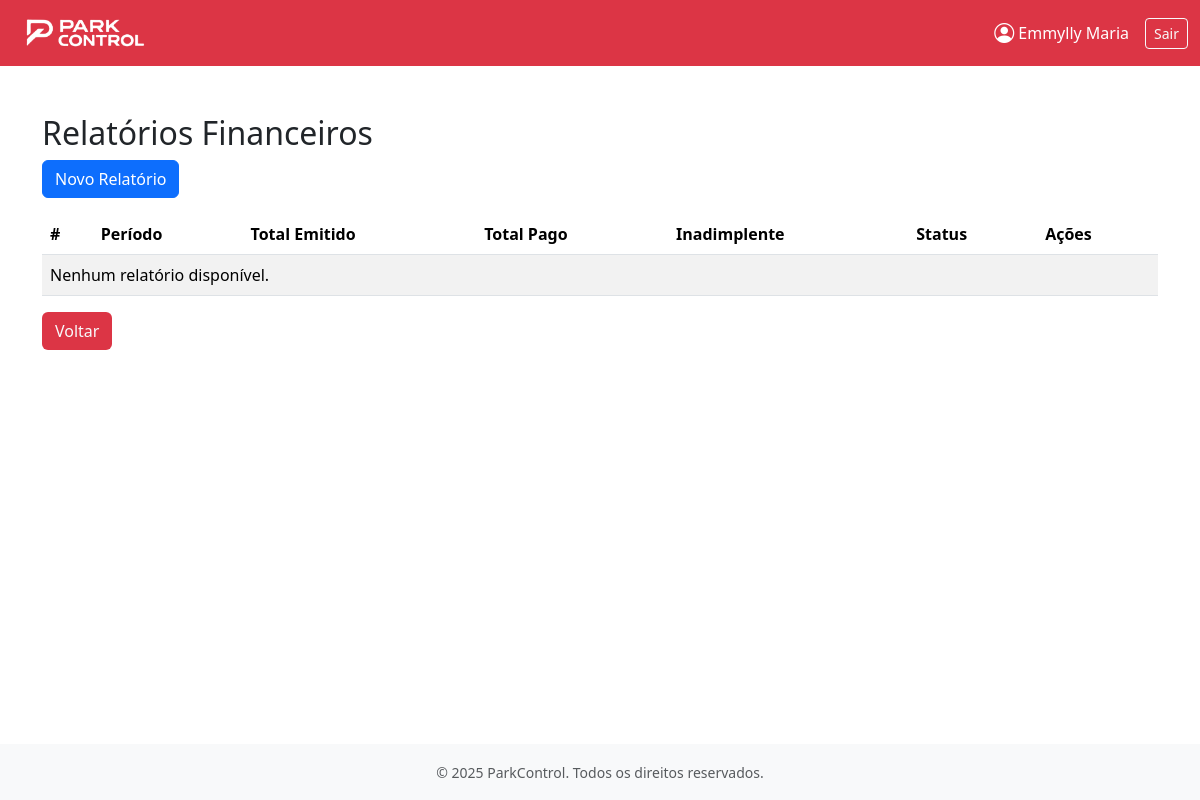
The app's page /relatorios/listar/ (signed in), older data.
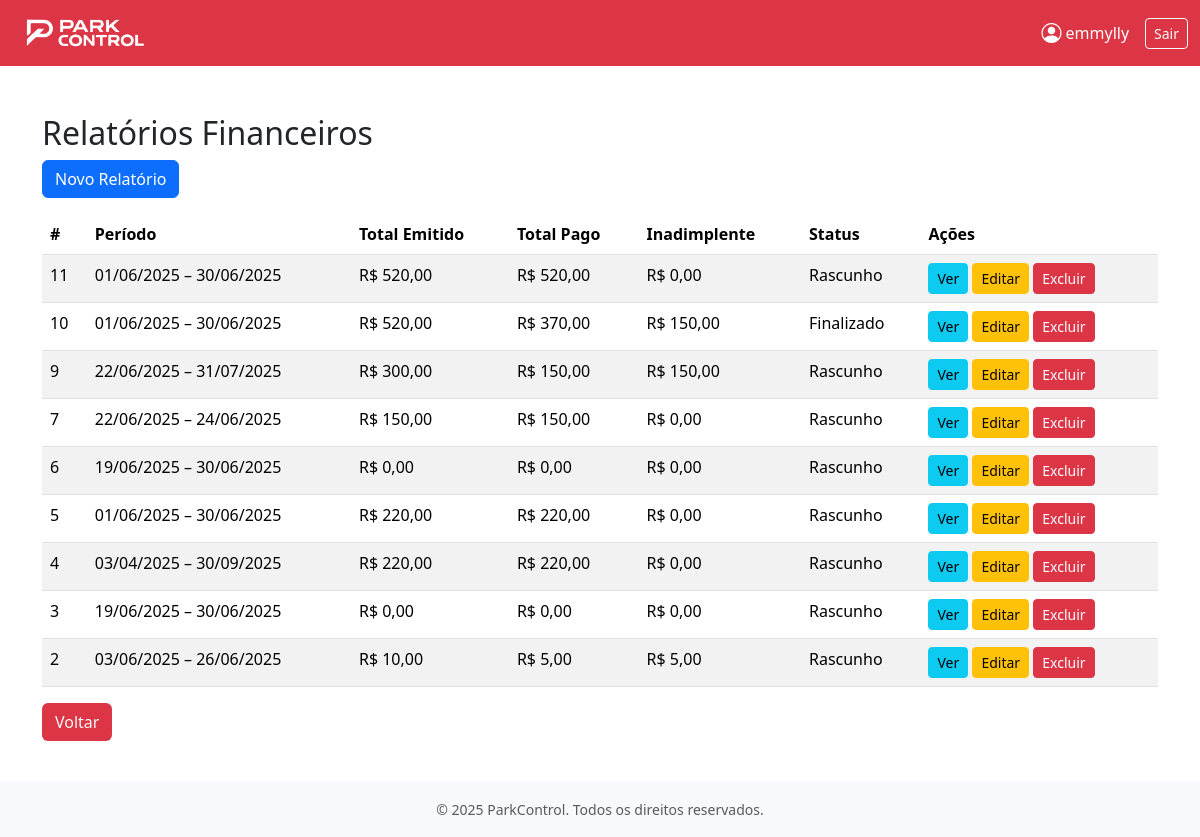
The same page, newer data.
### apps/usuarios/models.py (models this page shows)
class Usuario(AbstractUser):
    perfil_acesso = models.CharField(max_length=20, choices=[
        ('Administrador', 'Administrador'),
        ('Frentista', 'Frentista'),
        ('Contador', 'Contador')
    ])

### apps/relatorios/models.py (models this page shows, shortened)
class RelatorioFinanceiro(models.Model):
    STATUS_CHOICES = [
        ('Rascunho', 'Rascunho'),
        ('Finalizado', 'Finalizado'),
    ]
    nome = models.CharField(max_length=100, verbose_name="Nome do Relatório")
    criado_por = models.ForeignKey(settings.AUTH_USER_MODEL, on_delete=models.PROTECT, related_name="relatorios_criados")
    data_inicio = models.DateField(verbose_name="Data Inicial")
    data_fim = models.DateField(verbose_name="Data Final")
    data_criacao = models.DateTimeField(auto_now_add=True)
    editado_em = models.DateTimeField(auto_now=True)
    status = models.CharField(max_length=10, choices=STATUS_CHOICES, default="Rascunho")
    total_emitido = models.DecimalField(max_digits=10, decimal_places=2, default=0.00)
    total_pago = models.DecimalField(max_digits=10, decimal_places=2, default=0.00)
    total_inadimplente = models.DecimalField(max_digits=10, decimal_places=2, default=0.00)
    arquivo_pdf = models.FileField(upload_to="relatorios_pdfs/", null=True, blank=True)
    class Meta:
        ordering = ['-data_criacao']
        verbose_name = "Relatório Financeiro"
        verbose_name_plural = "Relatórios Financeiros"

### apps/relatorios/views.py (the view)
# urls.py: path('listar/', views.listar_relatorios, name='listar'),
@login_required
def listar_relatorios(request):
    relatorios = RelatorioFinanceiro.objects.all().order_by('-editado_em')
    return render(request, 'relatorios/listar.html', {'relatorios': relatorios})

### apps/relatorios/templates/relatorios/listar.html (shortened to what this page needs)
{% extends 'base.html' %}
{% block content %}
<div class="container mt-4">
  <h2>Relatórios Financeiros</h2>
  <a href="{% url 'relatorios:criar' %}" class="btn btn-primary mb-3">Novo Relatório</a>
  <table class="table table-striped">
    <thead>
      <tr>
        <th>#</th>
        <th>Período</th>
        <th>Total Emitido</th>
        <th>Total Pago</th>
        <th>Inadimplente</th>
        <th>Status</th>
        <th>Ações</th>
      </tr>
    </thead>
    <tbody>
      {% for r in relatorios %}
      <tr>
        <td>{{ r.id }}</td>
        <td>{{ r.data_inicio|date:"d/m/Y" }} – {{ r.data_fim|date:"d/m/Y" }}</td>
        <td>R$ {{ r.total_emitido }}</td>
        <td>R$ {{ r.total_pago }}</td>
        <td>R$ {{ r.total_inadimplente }}</td>
        <td>{{ r.status }}</td>
        <td>
          <a href="{% url 'relatorios:visualizar' r.id %}" class="btn btn-info btn-sm">Ver</a>
          <a href="{% url 'relatorios:editar' r.id %}" class="btn btn-warning btn-sm">Editar</a>
          <a href="{% url 'relatorios:excluir' r.id %}" class="btn btn-danger btn-sm">Excluir</a>
        </td>
      </tr>
      {% empty %}
      <tr><td colspan="7">Nenhum relatório disponível.</td></tr>
      {% endfor %}
    </tbody>
  </table>
   <a href="javascript:history.back()" class="btn bg-danger text-light mb-3">
        Voltar
    </a>
</div>
{% endblock %}

### base_templates/base.html (shortened to what this page needs)
{% load static %}
<!DOCTYPE html>
<html lang="pt-br">
<head>
    <link rel="stylesheet" href="https://cdn.jsdelivr.net/npm/bootstrap@5.3.3/dist/css/bootstrap.min.css">
    <link rel="stylesheet" href="https://cdn.jsdelivr.net/npm/bootstrap-icons@1.11.3/font/bootstrap-icons.min.css">
</head>
<body class="bg-white d-flex flex-column min-vh-100">
    {% include 'navbar.html' %}
    <main class="flex-grow-1 py-4">
        {% block content %}{% endblock %}
    </main>
    <footer class="bg-light text-center py-3 mt-auto">
        <small class="text-muted">&copy; 2025 ParkControl. Todos os direitos reservados.</small>
    </footer>
</body>
</html>

### base_templates/navbar.html (shortened to what this page needs)
{% load static %}
<nav class="navbar navbar-expand-lg navbar-dark bg-danger">
    <div class="container-fluid">
        <a class="navbar-brand d-flex align-items-center" href="{% url 'usuarios:home' %}">
            <img src="{% static 'images/logo-branca.png' %}" alt="Logo" class="me-2" style="height: 40px;">
        </a>
        <div class="collapse navbar-collapse" id="navbarContent">
            <div class="ms-auto d-flex align-items-center">
                {% if user.is_authenticated %}
                    <a href="{% url 'usuarios:perfil_usuario' %}" class="text-white text-decoration-none me-3 d-flex align-items-center">
                        <i class="bi bi-person-circle me-1 fs-5"></i>
                        {{ user.get_full_name|default:user.username }}
                    </a>
                    <a class="btn btn-outline-light btn-sm" href="{% url 'usuarios:logout_parkcontrol' %}">Sair</a>
                {% endif %}
            </div>
        </div>
    </div>
</nav>

Row changes from the older to the newer data that the page shows:
changed Usuario: get_full_name "Emmylly Maria" → "emmylly"
added RelatorioFinanceiro: id "11", data_inicio "01/06/2025", data_fim "30/06/2025", total_emitido "520,00", total_pago "520,00", total_inadimplente "0,00", status "Rascunho"
added RelatorioFinanceiro: id "10", data_inicio "01/06/2025", data_fim "30/06/2025", total_emitido "520,00", total_pago "370,00", total_inadimplente "150,00", status "Finalizado"
added RelatorioFinanceiro: id "9", data_inicio "22/06/2025", data_fim "31/07/2025", total_emitido "300,00", total_pago "150,00", total_inadimplente "150,00", status "Rascunho"
added RelatorioFinanceiro: id "7", data_inicio "22/06/2025", data_fim "24/06/2025", total_emitido "150,00", total_pago "150,00", total_inadimplente "0,00", status "Rascunho"
added RelatorioFinanceiro: id "6", data_inicio "19/06/2025", data_fim "30/06/2025", total_emitido "0,00", total_pago "0,00", total_inadimplente "0,00", status "Rascunho"
added RelatorioFinanceiro: id "5", data_inicio "01/06/2025", data_fim "30/06/2025", total_emitido "220,00", total_pago "220,00", total_inadimplente "0,00", status "Rascunho"
added RelatorioFinanceiro: id "4", data_inicio "03/04/2025", data_fim "30/09/2025", total_emitido "220,00", total_pago "220,00", total_inadimplente "0,00", status "Rascunho"
added RelatorioFinanceiro: id "3", data_inicio "19/06/2025", data_fim "30/06/2025", total_emitido "0,00", total_pago "0,00", total_inadimplente "0,00", status "Rascunho"
added RelatorioFinanceiro: id "2", data_inicio "03/06/2025", data_fim "26/06/2025", total_emitido "10,00", total_pago "5,00", total_inadimplente "5,00", status "Rascunho"
Text that changed along with them:
text no longer shown: "Nenhum relatório disponível."
